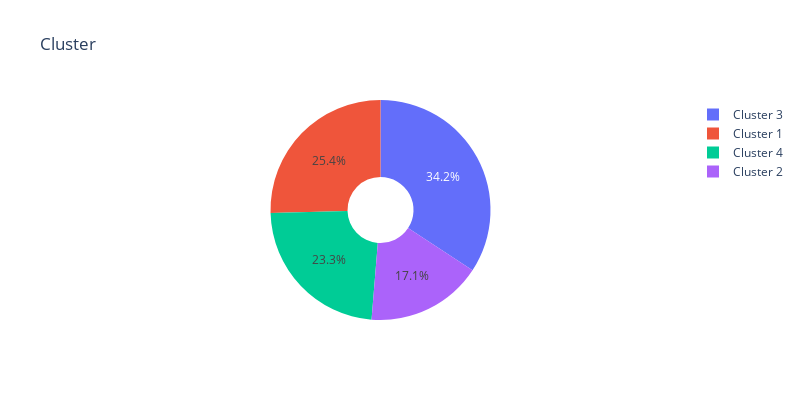

Notebook cell for this chart:
### Code cell
df_visualize = pd.DataFrame(categorized_df['Cluster'].value_counts()).reset_index()
df_visualize.columns = ['Cluster', 'Count']

fig = go.Figure(data=[go.Pie(labels=df_visualize['Cluster'], values=df_visualize['Count'], hole=.3)])
fig.update_layout(width=800, height=400, title='Cluster')
fig.show()

### Figure 1 — Plotly figure (JSON) as saved in the notebook; plotly's stock layout.template omitted (floating-point values rounded to 4 significant figures)
{"data": [{"hole": 0.3, "labels": ["Cluster 3", "Cluster 1", "Cluster 4", "Cluster 2"], "type": "pie", "values": [764, 568, 519, 381]}], "layout": {"height": 400, "title": {"text": "Cluster"}, "width": 800}}
